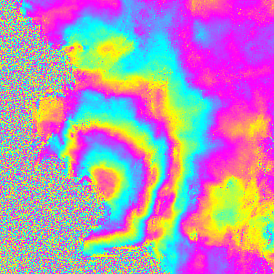
#> input picture Net/Transfer_Data/train/data/10.png, 274 x 274 px
$ python -i utilities.py   (imports and definitions only)   (older library calls are emulated)
#> lines starting #> are read from the running program, lines starting #| are printed output that depends on the picture
#!/usr/bin/env python3
# -*- coding: utf-8 -*-
"""
Created on Mon Nov 18 14:43:56 2019

@author: cbrengman
"""

import cv2
import numpy as np
from PIL import Image
import tifffile as tiff
from misc.slice_join_image import slice_image


def load_image(filename,size=(224,224),op='downsample'):
    """
    Load an Image and
    Split an image into N smaller images of size (tuple)
    or downsample to size

    Args:
        filename (str): Filename of the image to split/downsample
        size (tuple): the size of the smaller images

    Kwargs:
        op (str): operation (downsample or split)

    returns:
        tuple of :class:`tile` instances
    """
#> called with filename = 'Transfer_Data/train/data/10.png', size = (224, 224), op = 'downsample'

    try:
        img = Image.open(filename).convert('L')
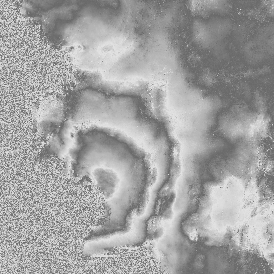
#> img: PIL image 274x274 L; min 105, max 226, mean 161.8
    except:
        print("PIL can't open image. Trying tiff.imread")
        try:
            img = tiff.imread(filename)
            if len(img) >= 1:
                img[0] = cv2.normalize(img[0],None,alpha=0,beta=255,norm_type = cv2.NORM_MINMAX, dtype = cv2.CV_32F).astype(np.uint8)
                img[1] = cv2.normalize(img[1],None,alpha=0,beta=255,norm_type = cv2.NORM_MINMAX, dtype = cv2.CV_32F).astype(np.uint8)
                img1 = Image.fromarray(img[0])
                img2 = Image.fromarray(img[1])
                img1 = img1.convert('L')
                img2 = img2.convert('L')
                img3 = Image.new('L',img1.size)
                img = Image.merge('RGB',[img1,img2,img3])
            else:
                img = cv2.normalize(img,None,alpha=0,beta=255,norm_type = cv2.NORM_MINMAX, dtype = cv2.CV_32F).astype(np.uint8)
                img = Image.fromarray(img,'L')
            print('Image file loaded correctly')
        except:
            print('Cannot Load Image File')
    if op == "downsample":
        img = img.resize(size,Image.ANTIALIAS)
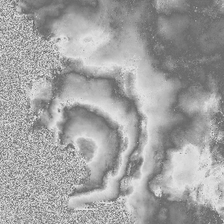
#> img: PIL image 224x224 L; min 84, max 255, mean 161.8
    elif op == "slice":
        img = slice_image(img,size=size)
    else:
        raise Exception("Invalid option '{}'. Valid options are 'downsample' or 'slice'.".format(op))

    return img

>>> result = load_image('Transfer_Data/train/data/10.png')

$ run again, on Net/Transfer_Data/train/data/11.png
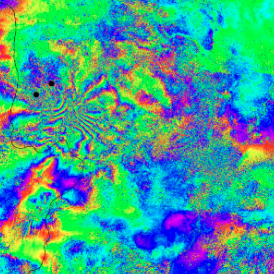
#> input picture Net/Transfer_Data/train/data/11.png, 274 x 274 px
#> in load_image, `img = Image.open(filename).convert('L')`:
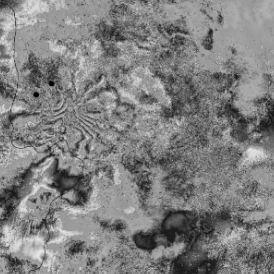
#> img: PIL image 274x274 L; min 0, max 230, mean 127.8

$ run again, on Net/Transfer_Data/train/data/12.png
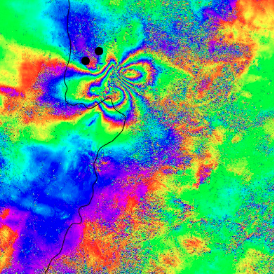
#> input picture Net/Transfer_Data/train/data/12.png, 274 x 274 px
#> in load_image, `img = Image.open(filename).convert('L')`:
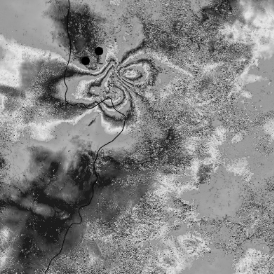
#> img: PIL image 274x274 L; min 0, max 232, mean 132
#> in load_image, `img = img.resize(size,Image.ANTIALIAS)`:
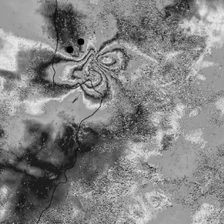
#> img: PIL image 224x224 L; min 0, max 233, mean 132

$ run again, on Net/Transfer_Data/train/data/14.png
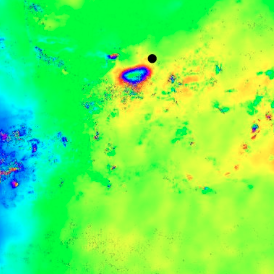
#> input picture Net/Transfer_Data/train/data/14.png, 274 x 274 px
#> in load_image, `img = Image.open(filename).convert('L')`:
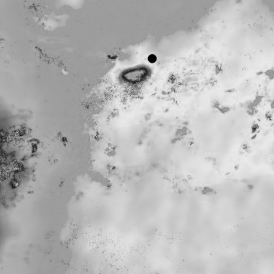
#> img: PIL image 274x274 L; min 0, max 234, mean 184.6
